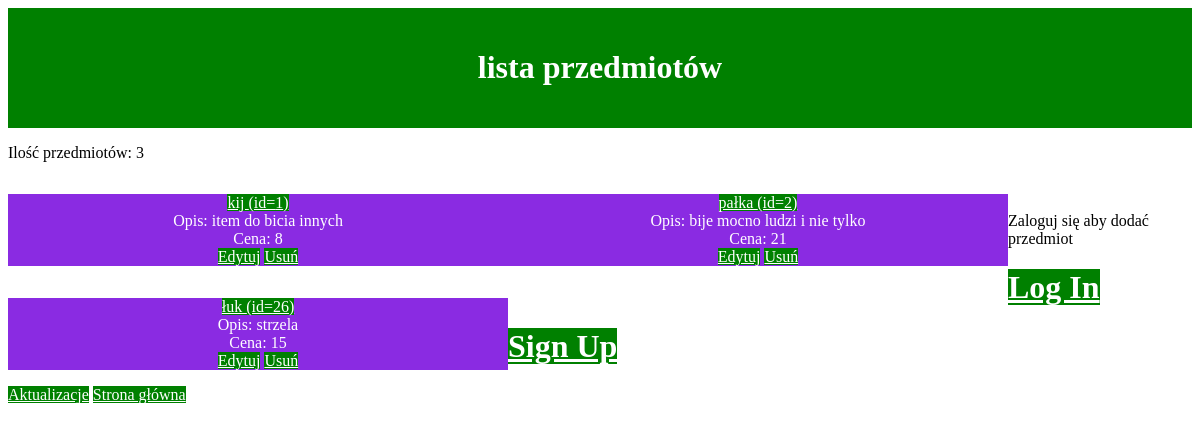
The app's page /items/ with its own data.
### items/models.py (models this page shows)
class Item(models.Model):
    name = models.CharField(max_length=50)
    created_date = models.DateTimeField(default=timezone.now)
    property = models.ForeignKey(Property, on_delete=models.CASCADE)
    category = models.ForeignKey(Category, on_delete=models.CASCADE)
    owner = models.ForeignKey(Champion, on_delete=models.CASCADE, blank=True, null=True)
    shop = models.ForeignKey(Shop, on_delete=models.CASCADE, blank=True, null=True)
    price = models.DecimalField(max_digits=6, decimal_places=0)
    description = models.TextField()
    def __str__(self):
        return self.name

### items/views.py (the view)
# urls.py: path('', views.item_list, name='item_list'),
def item_list(request):
    wszystkie = Item.objects.all()
    ilosc = len(wszystkie)
    return render(request, 'items/item_list.html', {'items': wszystkie,
    'ile': ilosc })

### templates/items/item_list.html (shortened to what this page needs)
{% load static %}
<html>
<head>
    <link rel="stylesheet" href="{% static 'items/style.css' %}">
</head>
<body>
    <header><h1>lista przedmiotów</h1></header>
    <p>Ilość przedmiotów: {{ ile }}</p>
    {% for item in items %}
        <a href="{% url 'item' item.id %}"><p id="p1">{{ item }} (id={{ item.id }})<br></a>
        Opis: {{item.description}}<br>
        Cena: {{item.price}}<br>
        <a href="{% url 'edycja' item.id %}">Edytuj</a>
        <a href="{% url 'usun' item.id %}">Usuń</a>
    {% endfor %}<br>
    {% if user.is_authenticated %}
    <a id="a1", href="{% url 'form' %}">Nowy przedmiot</a>
    {% else %}
    <p>Zaloguj się aby dodać przedmiot</p>
    <h1><a id="a4", href="{% url 'login' %}">Log In</a></h1>
    <h1><a id="a5", href="{% url 'signup' %}">Sign Up</a></h1>
    {% endif %}
    <a id="a2", href="{% url 'updates' %}">Aktualizacje</a>
    <a href="/">Strona główna</a>
</body>
</html>

### items/static/items/style.css (style rules this page uses)
header { width: auto; height: 100px; margin: 0 auto; background-color: green; color: white; font-size: 30 px; text-align: center; padding-top: 20px; }
p#p1 { width: 500px; min-width: 150px; background-color: blueviolet; color: white; text-align: center; float: left; }
a { background-color: green; color: white; }

### records on screen
Item: name "kij", id "1", description "item do bicia innych", price "8"
Item: name "pałka", id "2", description "bije mocno ludzi i nie tylko", price "21"
Item: name "łuk", id "26", description "strzela", price "15"

### other values on screen
{{ ile }} "3"
